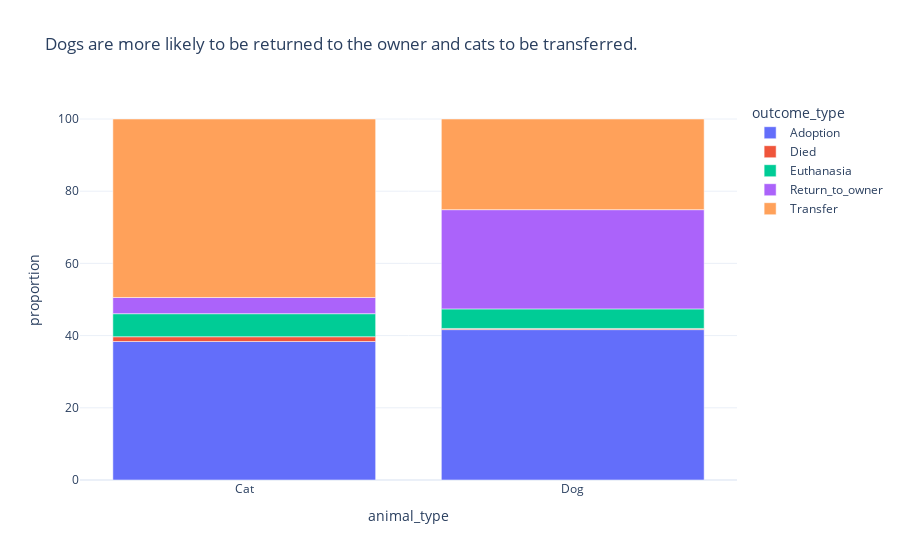

Write notebook code for a chart like this one.
### Markdown cell above
* The data seems to be more tracked from end of 2013 until end of 2015.
* The animal shelter gets both cats and dogs, and more likely to shelter dogs. 
* Interestingly, there were some peaks, would have to investigate that later.

### Code cell
df_outcome_cnt = df_train.groupby(['outcome_type', 'animal_type']).size().reset_index(name = 'count')
df_outcome_cnt['proportion'] = df_outcome_cnt.groupby('animal_type')['count'].transform(lambda x: x / x.sum() * 100)
px.bar(df_outcome_cnt, x = 'animal_type', y = 'proportion', color = 'outcome_type', title = 'Dogs are more likely to be returned to the owner and cats to be transferred.')

### Figure 1 — Plotly figure (JSON) as saved in the notebook; plotly's stock layout.template omitted (floating-point values rounded to 4 significant figures)
{"data": [{"alignmentgroup": "True", "hovertemplate": "outcome_type=Adoption<br>animal_type=%{x}<br>proportion=%{y}<extra></extra>", "legendgroup": "Adoption", "marker": {"color": "#636efa", "pattern": {"shape": ""}}, "name": "Adoption", "offsetgroup": "Adoption", "orientation": "v", "showlegend": true, "textposition": "auto", "type": "bar", "x": ["Cat", "Dog"], "xaxis": "x", "y": [38.37, 41.66], "yaxis": "y"}, {"alignmentgroup": "True", "hovertemplate": "outcome_type=Died<br>animal_type=%{x}<br>proportion=%{y}<extra></extra>", "legendgroup": "Died", "marker": {"color": "#EF553B", "pattern": {"shape": ""}}, "name": "Died", "offsetgroup": "Died", "orientation": "v", "showlegend": true, "textposition": "auto", "type": "bar", "x": ["Cat", "Dog"], "xaxis": "x", "y": [1.32, 0.3206], "yaxis": "y"}, {"alignmentgroup": "True", "hovertemplate": "outcome_type=Euthanasia<br>animal_type=%{x}<br>proportion=%{y}<extra></extra>", "legendgroup": "Euthanasia", "marker": {"color": "#00cc96", "pattern": {"shape": ""}}, "name": "Euthanasia", "offsetgroup": "Euthanasia", "orientation": "v", "showlegend": true, "textposition": "auto", "type": "bar", "x": ["Cat", "Dog"], "xaxis": "x", "y": [6.377, 5.418], "yaxis": "y"}, {"alignmentgroup": "True", "hovertemplate": "outcome_type=Return_to_owner<br>animal_type=%{x}<br>proportion=%{y}<extra></extra>", "legendgroup": "Return_to_owner", "marker": {"color": "#ab63fa", "pattern": {"shape": ""}}, "name": "Return_to_owner", "offsetgroup": "Return_to_owner", "orientation": "v", "showlegend": true, "textposition": "auto", "type": "bar", "x": ["Cat", "Dog"], "xaxis": "x", "y": [4.491, 27.48], "yaxis": "y"}, {"alignmentgroup": "True", "hovertemplate": "outcome_type=Transfer<br>animal_type=%{x}<br>proportion=%{y}<extra></extra>", "legendgroup": "Transfer", "marker": {"color": "#FFA15A", "pattern": {"shape": ""}}, "name": "Transfer", "offsetgroup": "Transfer", "orientation": "v", "showlegend": true, "textposition": "auto", "type": "bar", "x": ["Cat", "Dog"], "xaxis": "x", "y": [49.44, 25.12], "yaxis": "y"}], "layout": {"barmode": "relative", "legend": {"title": {"text": "outcome_type"}, "tracegroupgap": 0}, "title": {"text": "Dogs are more likely to be returned to the owner and cats to be transferred."}, "xaxis": {"anchor": "y", "domain": [0, 1], "title": {"text": "animal_type"}}, "yaxis": {"anchor": "x", "domain": [0, 1], "title": {"text": "proportion"}}}}
